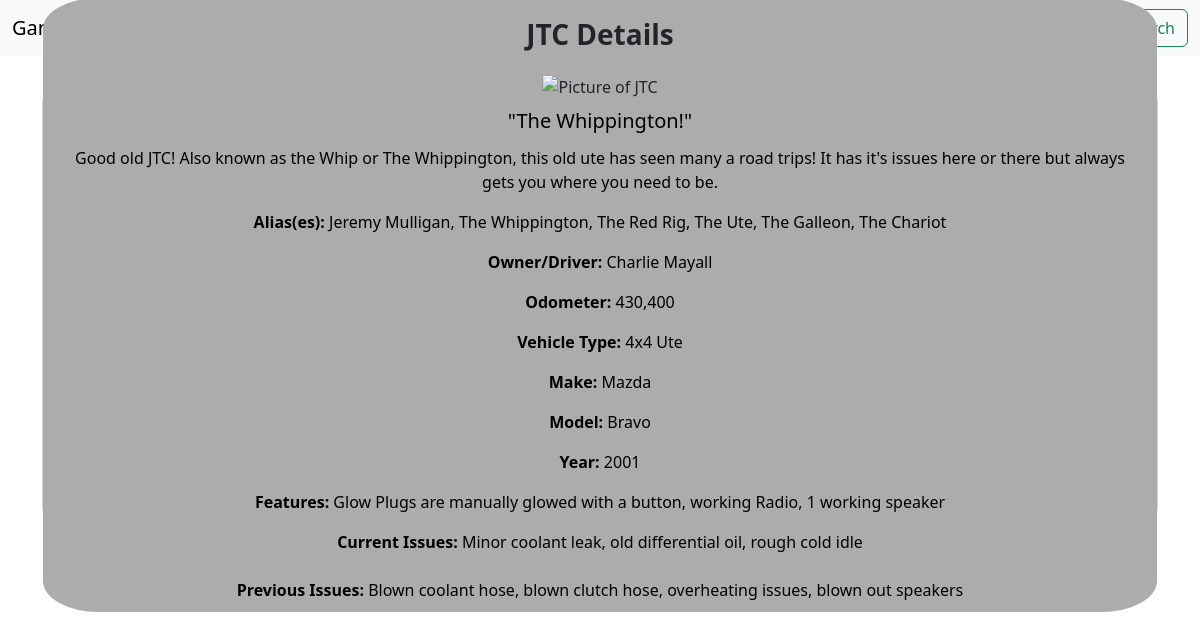
The app's page /view_vehicle?id=1 with its own data.
### models.py (models this page shows, shortened)
class Vehicle(db.Model):
    id = db.Column(db.Integer, primary_key=True)
    image = db.Column(db.String, nullable=True)
    name = db.Column(db.String(100), nullable=False)
    alias = db.Column(db.String(100), nullable=True)
    quote = db.Column(db.String(100), nullable = True)
    description = db.Column(db.Text)
    odometer =  db.Column(db.String(100), nullable = True)
    owner = db.Column(db.String(100), nullable = True)
    type = db.Column(db.String(100), nullable=True)
    make = db.Column(db.String(100), nullable=True)
    model = db.Column(db.String(100), nullable=True)
    year = db.Column(db.Integer, nullable = True)
    features = db.Column(db.Text)
    currentissues = db.Column(db.Text)
    previousissues = db.Column(db.Text)
    databaseid = db.Column(db.Integer, nullable = False)

### views.py (the view)
    @app.route('/view_vehicle', methods=['GET'])
    def view_vehicle():
        ActiveUser=request.args.get('ActiveUser')
        userid=request.args.get('userid')
        id = request.args.get('id')
        vehicle = Vehicle.query.get(id)
        return render_template('view_vehicle.html', vehicle = vehicle, ActiveUser=ActiveUser, userid=userid)

### templates/view_vehicle.html
{% extends "base.html" %} {% block title %}Home{% endblock %}{% block content %}
<div class="card mb-3 text-center justify-content-center">
      <div class="container background padding">
        <h3 class="text-center justify-content-center padding"><b>{{vehicle.name}} Details</b></h3>
          <div class="container">
            <img
              src="{{vehicle.image}}"
              class="card-img-top text-center justify-content-center smallpadding"
              style="width: 800px"
              alt="Picture of {{vehicle.name}}"
            />
          </div>
          <div class="container">
        <h5 class="card-text text-center smallpadding">"{{vehicle.quote}}"</h5>
        <p class="card-text text-center"><b></b>{{vehicle.description}}</p>
        <p class="card-text"><b>Alias(es): </b> {{vehicle.alias}}</p>
        <p class="card-text"><b>Owner/Driver: </b> {{vehicle.owner}}</p>
        <p class="card-text"><b>Odometer: </b>{{vehicle.odometer}}</p>
        <p class="card-text"><b>Vehicle Type: </b> {{vehicle.type}}</p>
        <p class="card-text"><b>Make: </b>{{vehicle.make}}</p>
        <p class="card-text"><b>Model:</b> {{vehicle.model}}</p>
        <p class="card-text"><b>Year: </b>{{vehicle.year}}</p>
        <p class="card-text"><b>Features: </b>{{vehicle.features}}</p>
        <p class="card-text">
          <b>Current Issues: </b> {{vehicle.currentissues}} <br />
          <br /><b>Previous Issues: </b>{{vehicle.previousissues}}
          <br>
        </p>
      </div>
    </div>
  </div>
</div>
{%endblock%}

### static/css/custom.css (style rules this page uses)
.card { transition: transform 0.1s ease-in-out; height: 450px; object-fit: cover; }
.card-img-top { border-radius: 5%; }
.padding { padding: 10px; }
.smallpadding { padding: 5px; }
.background { background-color: #acacac; border-radius: 5%; }
.card { border-radius: 5%; }
.card-text { color: black; }

### records on screen
Vehicle: name "JTC", quote "The Whippington!", description "Good old JTC! Also known as the Whip or The Whippington, this old ute has seen many a road trips! It has it's issues here or there but always gets you where you need to be.", alias "Jeremy Mulligan, The Whippington, The Red Rig, The Ute, The Galleon, The Chariot", owner "Charlie Mayall", odometer "430,400", type "4x4 Ute", make "Mazda", model "Bravo", year "2001", features "Glow Plugs are manually glowed with a button, working Radio, 1 working speaker", currentissues "Minor coolant leak, old differential oil, rough cold idle", previousissues "Blown coolant hose, blown clutch hose, overheating issues, blown out speakers"
